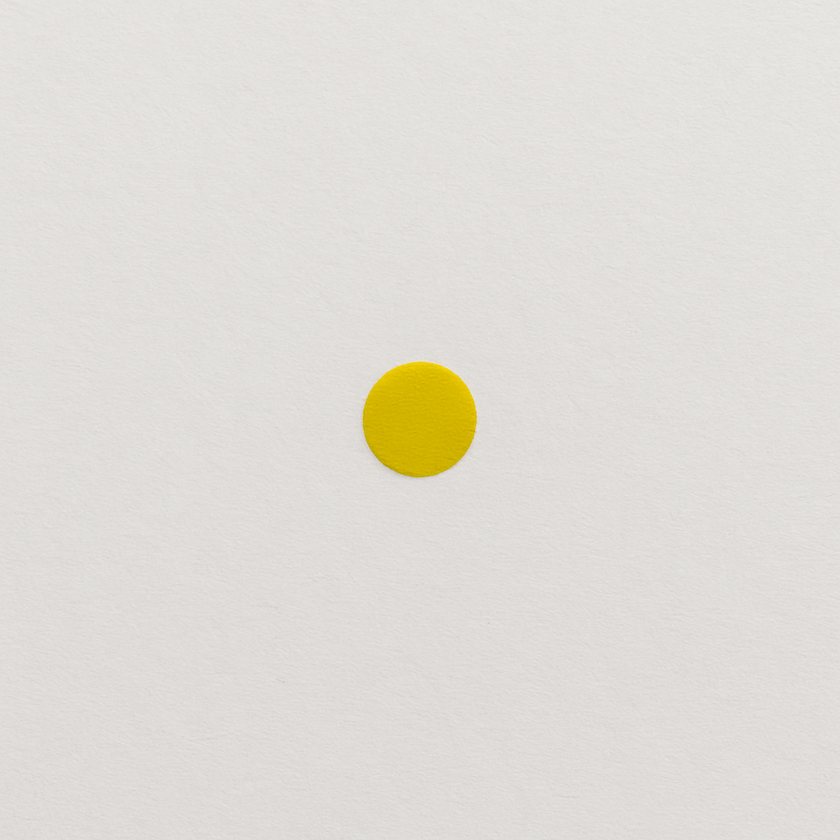
#> input picture image/testImage.png, 840 x 840 px, shrunk from 1024 x 1024 before the run, given in place of the camera
$ python main.py
#> lines starting #> are read from the running program, lines starting #| are printed output that depends on the picture; after the words box and inside, x2 and y2 are one past the last pixel; in counts of white or black regions, pixels touching at a corner belong together
### utils.py
import numpy as np
import cv2 as cv

def get_limits(color):
    c = np.uint8([[color]])
    hsvC = cv.cvtColor(c, cv.COLOR_BGR2HSV)


    hue = hsvC[0][0][0]    # Get hue value

    # Handle red hue wrap-around
    if hue >= 165:   # Upper limit for divided red hue
        lower_limit = np.array([hue - 10, 100, 100], dtype=np.uint8)
        upper_limit = np.array([180, 255, 255], dtype=np.uint8)
    elif hue <= 15: # Lower limit for divided red hue
        lower_limit = np.array([0, 100, 100], dtype=np.uint8)
        upper_limit = np.array([hue + 10, 255, 255], dtype=np.uint8)
    else:
        lower_limit = np.array([hue - 10, 100, 100], dtype=np.uint8)
        upper_limit = np.array([hue + 10, 255, 255], dtype=np.uint8)

    return lower_limit, upper_limit

### main.py
# [38 lines of commented-out code are left out]
import cv2 as cv
from utils import get_limits

# Yellow in BGR colorspace
yellow = [0, 255, 255]

# Start webcam capture
cap = cv.VideoCapture(0)

while True:
    ret, frame = cap.read()
#> frame is the input picture: shape (840, 840, 3); mean B, G, R 215.1, 221.4, 224.5
    if not ret:
        break

    # Convert to HSV
    hsv_image = cv.cvtColor(frame, cv.COLOR_BGR2HSV)
#> hsv_image: shape (840, 840, 3); mean H, S, V 17.7, 11.1, 224.5

    # Get HSV bounds
    lower_limit, upper_limit = get_limits(color=yellow)

    # Create mask
    mask = cv.inRange(hsv_image, lower_limit, upper_limit)
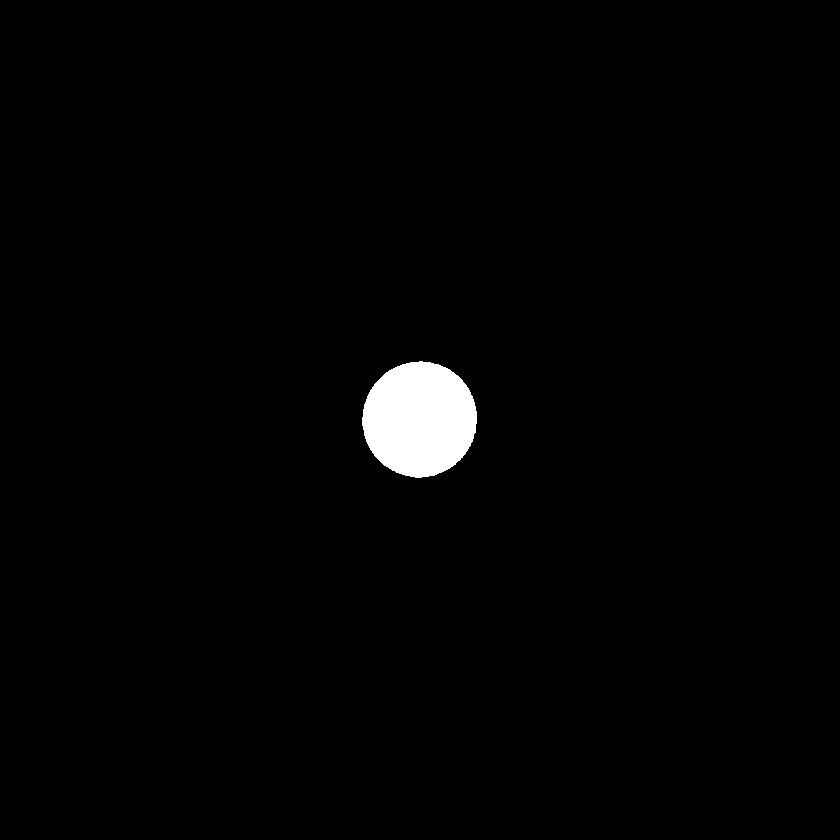
#> mask: shape (840, 840); 1.5% white; 1 white region

    # Find contours on the mask
    contours, _ = cv.findContours(mask, cv.RETR_EXTERNAL, cv.CHAIN_APPROX_SIMPLE)
#> contours = 1 contour; box (x1, y1, x2, y2) and area: (362, 361, 477, 478) 10264

    # Draw bounding boxes for each contour
    for contour in contours:
        if cv.contourArea(contour) > 10:  # Optional: filter small noise
            x, y, w, h = cv.boundingRect(contour)
            cv.rectangle(frame, (x, y), (x + w, y + h), (0, 255, 0), 2)
#> this loop made 1 pass
#> (x, y, w, h) on pass 1: (362, 361, 115, 117)
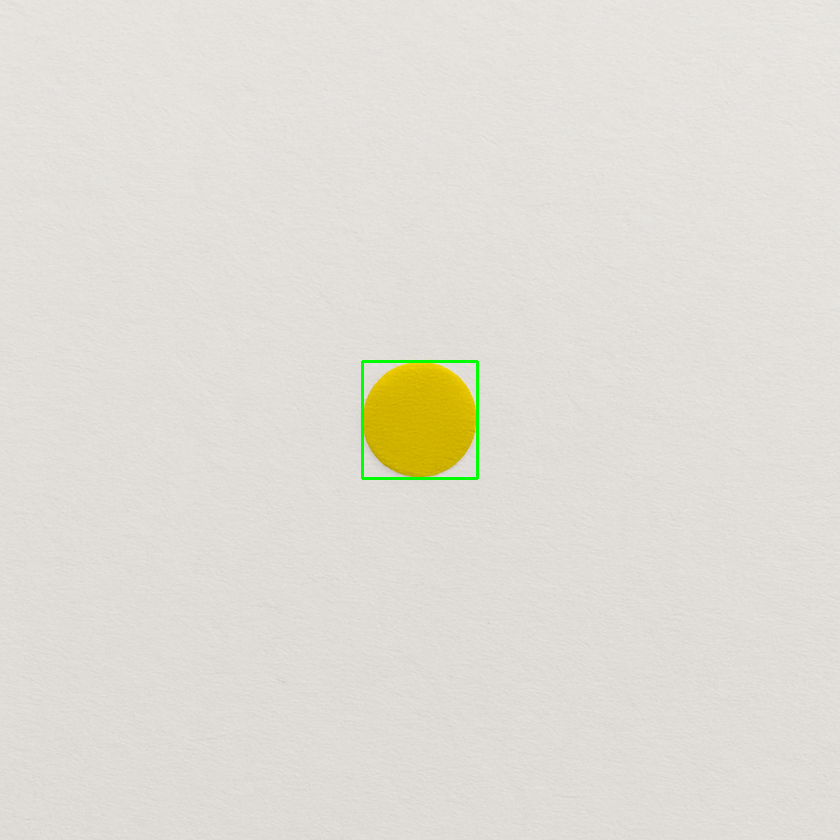
#> frame: shape (840, 840, 3); 0.2% of pixels changed, all inside (x1, y1, x2, y2) = (361, 360, 479, 480)

    # Display the frame
    cv.imshow("Yellow Detection", frame)

    # Quit on 'q' key
    if cv.waitKey(1) & 0xFF == ord("q"):
#> (key q is pressed here)
        break

cap.release()
cv.destroyAllWindows()
